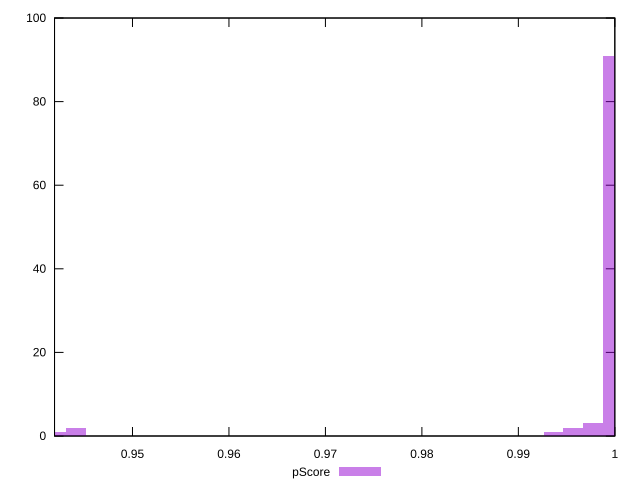

The gnuplot source for this figure:
reset

$pScore <<EOF
0.9998233651579588 91
0.9977618736834063 3
0.942101603870489 1
0.9441630953450415 2
0.9957003822088538 2
0.9936388907343012 1
EOF

set key outside below
set boxwidth 0.0020614914745524923
set xrange [0.9419194785917668:0.9999999011422622]
set yrange [0:100]
set trange [0:100]
set style fill transparent solid 0.5 noborder
set terminal svg size 640, 490 enhanced background rgb 'white'
set output "reports/report_00028_2021-02-24T12-49-42.674Z/cumulative-layout-shift/samples/music/pScore/histogram.svg"

plot $pScore title "pScore" with boxes

reset
